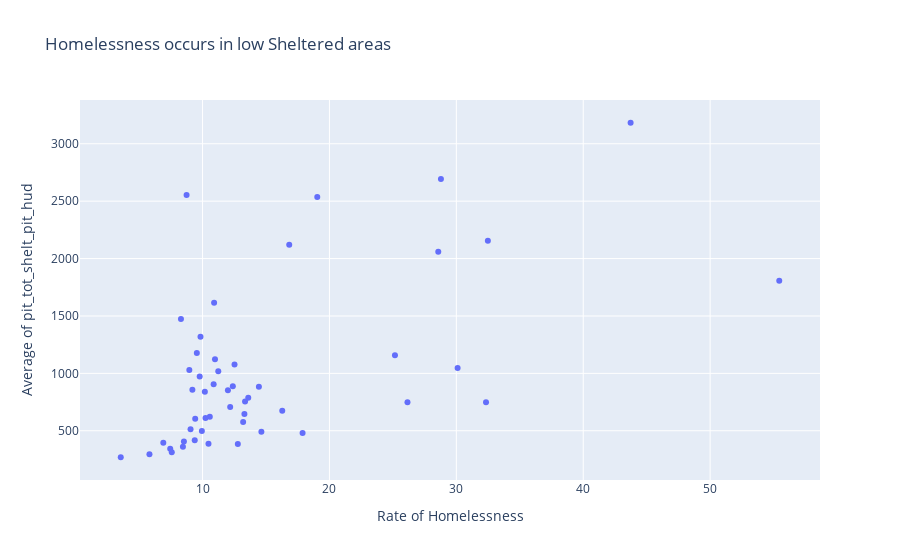

Write notebook code for a chart like this one.
### Code cell
import plotly.express as px

fig = px.scatter(State_Homelessness_Population_Factors_dd_new_features, x = 'Rate of Homelessness', y='Average of pit_tot_shelt_pit_hud', title='Homelessness occurs in low Sheltered areas',
               labels={
                     "Rate of Homelessness": "Rate of Homelessness",
                     "Average of pit_tot_shelt_pit_hud": "Average of pit_tot_shelt_pit_hud",
                     
                 })



                
fig.show()

### Figure 1 — Plotly figure (JSON) as saved in the notebook; plotly's stock layout.template omitted (floating-point values rounded to 4 significant figures)
{"data": [{"hovertemplate": "Rate of Homelessness=%{x}<br>Average of pit_tot_shelt_pit_hud=%{y}<extra></extra>", "legendgroup": "", "marker": {"color": "#636efa", "symbol": "circle"}, "mode": "markers", "name": "", "orientation": "v", "showlegend": false, "type": "scatter", "x": [8.453, 26.15, 3.554, 32.48, 30.1, 19.04, 10.91, 11.24, 16.28, 12.52, 55.45, 13.35, 9.054, 8.741, 9.774, 6.907, 9.549, 8.531, 16.83, 12.78, 28.79, 9.383, 13.3, 5.815, 10.57, 13.6, 14.44, 25.16, 10.23, 9.945, 10.87, 43.73, 9.421, 12.18, 8.958, 10.47, 32.34, 12.0, 10.98, 10.18, 12.39, 13.2, 8.299, 9.2, 17.88, 7.451, 28.58, 7.575, 9.838, 14.64], "xaxis": "x", "y": [361.6, 749, 269.3, 2154.0, 1046.0, 2537, 1614.0, 1019, 674, 1078.0, 1806.0, 754.5, 512.4, 2554.0, 973.7, 394.6, 1177, 407.6, 2121, 385.1, 2693.0, 417.8, 645.2, 296.3, 622.2, 788, 884.3, 1157, 611.5, 497.4, 904.5, 3183.0, 604.2, 707, 1030.0, 385.9, 748, 854, 1123, 840.2, 887, 577.3, 1474, 857, 480.5, 343.9, 2060.0, 313, 1319.0, 491], "yaxis": "y"}], "layout": {"legend": {"tracegroupgap": 0}, "title": {"text": "Homelessness occurs in low Sheltered areas"}, "xaxis": {"anchor": "y", "domain": [0, 1], "title": {"text": "Rate of Homelessness"}}, "yaxis": {"anchor": "x", "domain": [0, 1], "title": {"text": "Average of pit_tot_shelt_pit_hud"}}}}
